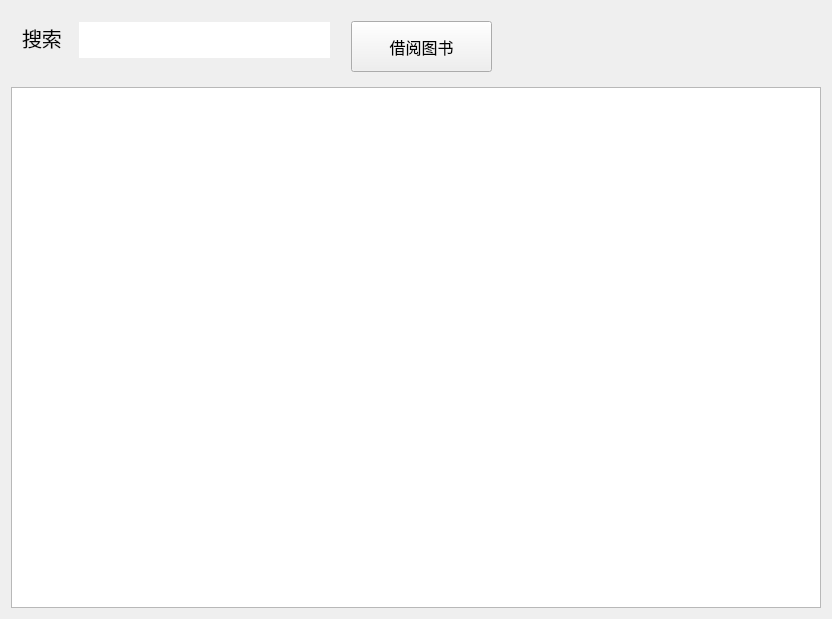
<?xml version="1.0" encoding="UTF-8"?>
<ui version="4.0">
 <class>BorrowBook</class>
 <widget class="QWidget" name="BorrowBook">
  <property name="geometry">
   <rect>
    <x>0</x>
    <y>0</y>
    <width>832</width>
    <height>619</height>
   </rect>
  </property>
  <property name="windowTitle">
   <string>Form</string>
  </property>
  <layout class="QVBoxLayout" name="verticalLayout">
   <item>
    <widget class="QWidget" name="widget" native="true">
     <property name="sizePolicy">
      <sizepolicy hsizetype="Preferred" vsizetype="Minimum">
       <horstretch>0</horstretch>
       <verstretch>0</verstretch>
      </sizepolicy>
     </property>
     <property name="minimumSize">
      <size>
       <width>0</width>
       <height>70</height>
      </size>
     </property>
     <widget class="QLabel" name="label">
      <property name="geometry">
       <rect>
        <x>11</x>
        <y>11</y>
        <width>50</width>
        <height>31</height>
       </rect>
      </property>
      <property name="font">
       <font>
        <pointsize>15</pointsize>
       </font>
      </property>
      <property name="text">
       <string>搜索</string>
      </property>
     </widget>
     <widget class="QLineEdit" name="search">
      <property name="geometry">
       <rect>
        <x>68</x>
        <y>11</y>
        <width>251</width>
        <height>36</height>
       </rect>
      </property>
      <property name="font">
       <font>
        <pointsize>15</pointsize>
       </font>
      </property>
      <property name="text">
       <string/>
      </property>
      <property name="frame">
       <bool>false</bool>
      </property>
     </widget>
     <widget class="QPushButton" name="borrowBook">
      <property name="geometry">
       <rect>
        <x>340</x>
        <y>10</y>
        <width>141</width>
        <height>51</height>
       </rect>
      </property>
      <property name="font">
       <font>
        <pointsize>12</pointsize>
       </font>
      </property>
      <property name="text">
       <string>借阅图书</string>
      </property>
     </widget>
    </widget>
   </item>
   <item>
    <widget class="QTableView" name="tableView"/>
   </item>
  </layout>
 </widget>
 <resources/>
 <connections/>
</ui>
